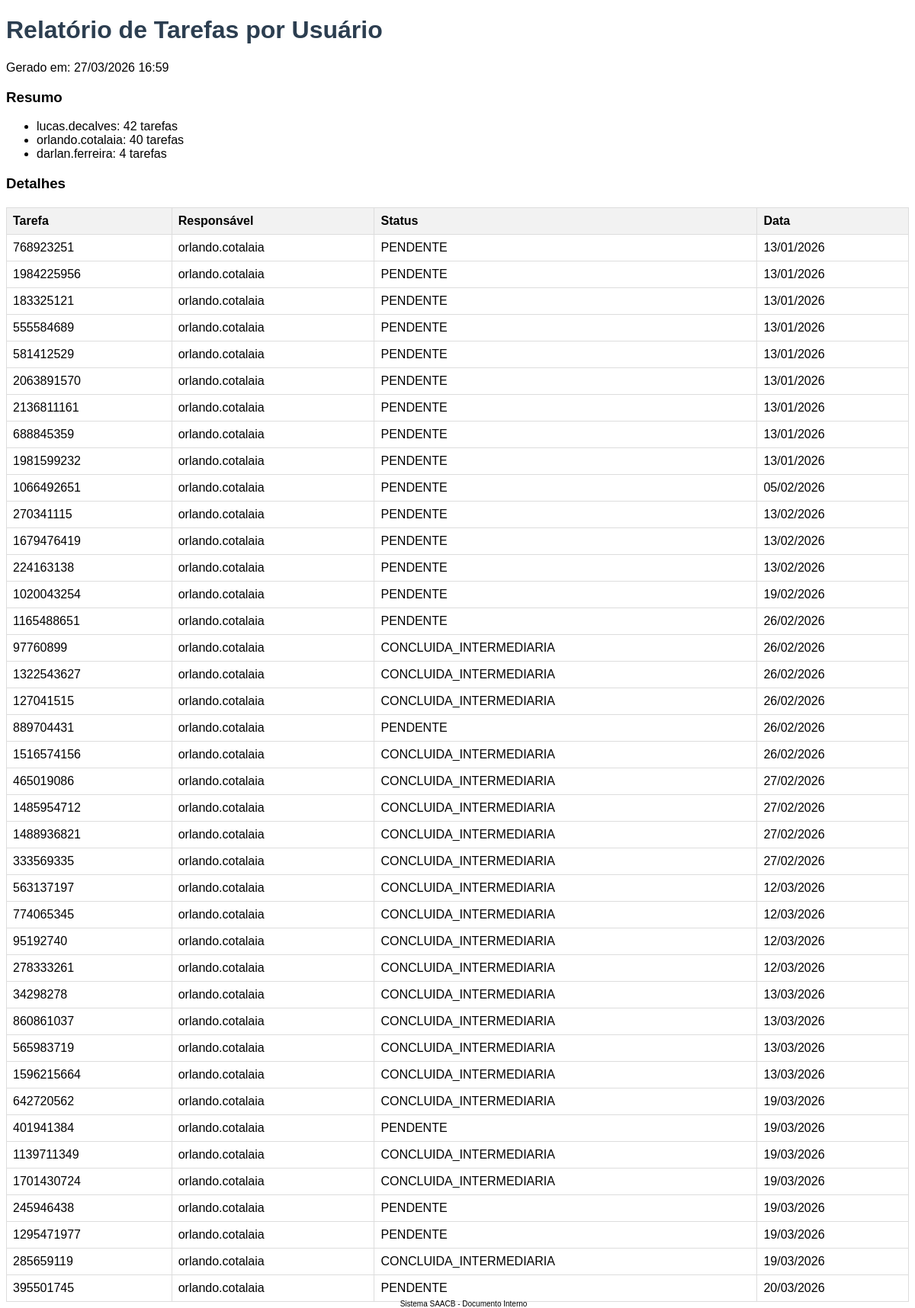
/tarefas/relatorios/por-usuario/ (signed in), run on the app's committed database.
### tarefas/models.py (models this page shows)
class tarefassamc(models.Model):
    nome_interessado = models.CharField('Nome', max_length=100, blank=True, null=True)
    CPF = models.CharField("CPF", max_length=20, blank=True, null=True)
    tarefa_n = models.CharField('Tarefa Principal', max_length=50, blank=True, null=True)
    tarefa_a = models.CharField('Tarefa Anterior', max_length=50, blank=True, null=True)
    sei_n = models.CharField('Número SEI', max_length=50, blank=True, null=True)
    procj = models.CharField('Número do Processo Judicial', max_length=50, blank=True, null=True)
    servico = models.CharField("Serviço", choices=(
        ('ANALISE', "ANALISE"),
        ('ANALISE cobranca', "ANALISE - Cobrança"),
        ('ANALISE exigencia', "ANALISE - Exigência"),
        ('ANALISE corregedoria', "ANALISE - Corregedoria"),
        ('ANALISE pendencia', "ANALISE - Pendência"),
        ('ANALISE Concluir', "ANALISE - Concluir"),
        ('ANALISE recurso', "ANALISE - Recurso"),
        ('ANALISE judicial', "ANALISE - Judicial"),
        ('CONCLUIDO', "CONCLUIDO"),
        ('CONCLUIDO pendente', "CONCLUIDO - pendente"),
        ('PA', "PA - Aguardando Processo"),
        ('PARECER SOCIAL', "PARECER SOCIAL - Aguardando Parecer Social"),
        ('PERICIA', "PERICIA - Aguardando Perícia Médica"),
        ('PROCURADORIA', "PROCURADORIA - Aguardando Procuradoria"),
    ),
        max_length=100, null=True
    )
    nome_tarefa = models.ForeignKey(tipo_servico, verbose_name="Fase da Análise", on_delete=models.CASCADE, blank=True, null=True)
    nome_serv = models.ForeignKey(nome_motiv, verbose_name="Motivo do Ressarcimento", on_delete=models.CASCADE, max_length=100, blank=True, null=True)
    der_tarefa = models.CharField("DER Tarefa", max_length=20, blank=True, null=True)
    data_def = models.CharField("Data da ciência - ofício defesa", max_length=20, blank=True, null=True)
    data_rec = models.CharField("Data da ciência - ofício recurso", max_length=20, blank=True, null=True)
    nb1 = models.CharField("Benefício 1", max_length=20, blank=True, null=True)
    nb2 = models.CharField("Benefício 2", max_length=20, blank=True, null=True)
    sit_ben = models.CharField("Situação do Benefício", max_length=100, blank=True, null=True)
    aps = models.CharField("APS Manutenção", max_length=100, blank = True, null = True)
    prazo = models.CharField("Prazo Defesa", choices=(
        ('30 dias', "30 dias"),
        ('60 dias', "60 dias"),
    ),
        max_length=100, blank=True, null=True
    )
    defesa_ap = models.CharField("Apresentou defesa?", choices=(
        ('sim', "Sim"),
        ('nao', "Não"),
    ),
        max_length=100, blank=True, null=True
    )
    categoria = models.CharField("Categoria da irregularidade", max_length=100, blank=True, null=True)
    tip_con = models.CharField("Tipo de Crédito Devido", choices=(
        ('Crédito', "Crédito"),
        ('Dano ao Erário', "Dano ao Erário"),
    ),
        max_length=100, blank=True, null=True
    )
    oficio1 = models.DateField("Ofício Defesa - ciência", max_length=20, blank=True, null=True)
    AR1 = models.CharField("Aviso de Recebimento e documentos - Qual o tipo do comprovante?",choices=(
        ('AR Digital', "AR Digital"),
        ('Edital', "Edital"),
        ('Atestado Pessoal', "Atestado Pessoal"),
        ('Acesso à tarefa eletrônica de cobrança administrativa', "Acesso à tarefa eletrônica de cobrança administrativa"),
    ),
         max_length=100, blank=True, null=True)
    oficio2 = models.DateField("Ofício Recurso - ciência", max_length=20, blank=True, null=True)
    AR2 = models.TextField("Aviso de Recebimento e documentos - Qual o tipo do comprovante?",choices=(
        ('AR Digital', "AR Digital"),
        ('Edital', "Edital"),
        ('Atestado Pessoal', "Atestado Pessoal"),
        ('Acesso à tarefa eletrônica de cobrança administrativa', "Acesso à tarefa eletrônica de cobrança administrativa"),
    ),
                           blank=True, null=True)
    Competencia = models.DateField("Competência", blank=True, null=True)
    data_irregular = models.DateField("Data de início da irregularidade", blank=True, null=True)
    Periodo_irregular = models.TextField("Periodo irregular", blank=True, null=True)
    valor = models.CharField("Valor do débito", max_length=20, blank = True, null = True)
    obs1 = models.TextField("Relatório - faça um breve resumo da defesa:", blank=True, null=True)
    es_conc = models.ForeignKey(conc_analise, verbose_name="Conclusão da Análise", on_delete=models.CASCADE, blank=True, null=True)
    obs2 = models.TextField("Direito e conclusão - vai aparecer antes da conclusão", blank=True, null=True)
    resp_credito = models.CharField("Quem é o responsável pelo crédito?", choices=(
        ('1', "Titular do benefício"),
        ('2', "Responsável Legal"),
    ),
        max_length=100, blank = True, null = True
        )
    responsavel = models.CharField("Responsável Legal", max_length=100, blank = True, null = True)
    CPF_R = models.CharField("CPF Responsável", max_length=20, blank=True, null=True)
    Conclusao = models.CharField("Conclusão", choices=(
        ('REGULAR', "REGULAR"),
        ('IRREGULAR Boa fé', "IRREGULAR - Boa fé"),
        ('IRREGULAR Má fé', "IRREGULAR - Má fé"),
        ('PARCIALMENTE IRREGULAR', "PARCIALMENTE IRREGULAR"),
    ),  max_length=100, blank=True, null=True)
    status = models.CharField("Status", choices=(
        ('PENDENTE', "PENDENTE"),
        ('PENDENTE', "PENDENTE - CORREÇÃO"),
        ('CONCLUIDA_INTERMEDIARIA', "CONCLUÍDA - INTERMEDIÁRIA"),
        ('CONCLUIDA_FINALIZADA', "CONCLUÍDA - FINALIZADA")
    ), max_length=100, blank=True, null=True)
    historico = models.TextField("Histórico(Fundamento da cobrança)", blank=True, null=True)
    env_serv = models.CharField("Envolvimento de Servidor? Informe Situação Atual", choices=(
        ('Servidor Ativo', "Servidor Ativo"),
        ('Servidor Inativo - demitido/aposentado', "Servidor Inativo - demitido/aposentado"),
        ('Pensionista', "Pensionista"),
        ('Não Envolvido', "Não Envolvido"),
    ), max_length=50, blank=True, null=True)
    servidor = models.CharField("Matrícula Servidor Responsável", max_length=100, blank = True, null = True)
    concluida_em = models.DateField(blank=True, null=True)
    atualizado_em = models.DateTimeField(auto_now=True)
    assigned_user = models.ForeignKey(User, verbose_name="Usuário Responsável", on_delete=models.SET_NULL, blank=True, null=True)
    valor_original_calculado = models.DecimalField(
        max_digits=12, decimal_places=2, null=True, blank=True,
        verbose_name="Valor Original Calculado"
    )
    valor_corrigido_calculado = models.DecimalField(
        max_digits=12, decimal_places=2, null=True, blank=True,
        verbose_name="Valor Corrigido Calculado"
    )
    valor_diferenca = models.DecimalField(
        max_digits=12, decimal_places=2, null=True, blank=True,
        verbose_name="Diferença Calculada"
    )
    detalhes_calculo = models.JSONField(
        null=True, blank=True,
        verbose_name="Detalhes do Cálculo"
    )
    relatorio_pdf = models.FileField(
        upload_to='relatorios_calculos/', null=True, blank=True,
        verbose_name="Relatório PDF"
    )
    calculado_em = models.DateTimeField(
        null=True, blank=True,
        verbose_name="Calculado em"
    )
    calculos_aprovados = models.BooleanField(
        default=False,
        verbose_name="Cálculos Aprovados (migrar para Valor)"
    )

### tarefas/views.py (the view)
# urls.py: path('relatorios/por-usuario/', RelatorioPorUsuarioView.as_view(), name='relatorio_usuario'),
@method_decorator(login_required, name='dispatch')
class RelatorioPorUsuarioView(View):
    def get(self, request, *args, **kwargs):
        dados = tarefassamc.objects.values('assigned_user__username')\
            .annotate(total=Count('id'))\
            .order_by('-total')
        detalhes = tarefassamc.objects.filter(assigned_user=request.user).order_by('atualizado_em')
        context = {
            'titulo': 'Relatório de Tarefas por Usuário',
            'dados_agrupados': dados,
            'tarefas': detalhes,
            'data_geracao': timezone.now()
        }
        return render_to_pdf(request, 'tarefas/relatorio_pdf.html', context)

### tarefas/utils.py (called while the page is built)
def render_to_pdf(request, template_src, context_dict=None):
    if context_dict is None:
        context_dict = {}
    try:
        template = get_template(template_src)
        html = template.render(context_dict)
        return HttpResponse(html, content_type='text/html; charset=utf-8')
    except Exception as e:
        error_html = f"<h1>Erro ao renderizar relatório</h1><p>{str(e)}</p>"
        return HttpResponse(error_html, content_type='text/html; charset=utf-8', status=500)

### tarefas/templates/tarefas/relatorio_pdf.html (shortened to what this page needs)
<!DOCTYPE html>
<html>
<head>
</head>
<body>
    <h1>{{ titulo }}</h1>
    <p>Gerado em: {{ data_geracao|date:"d/m/Y H:i" }}</p>
    {% if dados_agrupados %}
        <h3>Resumo</h3>
        <ul>
        {% for item in dados_agrupados %}
            <li>{{ item.assigned_user__username|default:"Sem usuário" }}: {{ item.total }} tarefas</li>
        {% endfor %}
        </ul>
    {% endif %}
    <h3>Detalhes</h3>
    <table>
        <thead>
            <tr>
                <th>Tarefa</th>
                <th>Responsável</th>
                <th>Status</th>
                <th>Data</th>
            </tr>
        </thead>
        <tbody>
            {% for tarefa in tarefas %}
            <tr>
                <td>{{ tarefa.tarefa_n }}</td>
                <td>{{ tarefa.assigned_user }}</td>
                <td>{{ tarefa.status }}</td>
                <td>{{ tarefa.atualizado_em|date:"d/m/Y" }}</td>
            </tr>
            {% endfor %}
        </tbody>
    </table>
    <div class="footer">Sistema SAACB - Documento Interno</div>
</body>
</html>

### tarefas/templates/tarefas/relatorio_pdf.html (style rules this page uses)
body { font-family: Helvetica, sans-serif; }
table { width: 100%; border-collapse: collapse; margin-top: 20px; }
th, td { border: 1px solid #ddd; padding: 8px; text-align: left; }
th { background-color: #f2f2f2; }
h1 { color: #2c3e50; }
.footer { position: fixed; bottom: 0; width: 100%; font-size: 10px; text-align: center; }

### data on the page
tarefassamc: tarefa_n "768923251", assigned_user "orlando.cotalaia", status "PENDENTE", atualizado_em "13/01/2026"
tarefassamc: tarefa_n "1984225956", assigned_user "orlando.cotalaia", status "PENDENTE", atualizado_em "13/01/2026"
tarefassamc: tarefa_n "183325121", assigned_user "orlando.cotalaia", status "PENDENTE", atualizado_em "13/01/2026"
tarefassamc: tarefa_n "555584689", assigned_user "orlando.cotalaia", status "PENDENTE", atualizado_em "13/01/2026"
tarefassamc: tarefa_n "581412529", assigned_user "orlando.cotalaia", status "PENDENTE", atualizado_em "13/01/2026"
tarefassamc: tarefa_n "2063891570", assigned_user "orlando.cotalaia", status "PENDENTE", atualizado_em "13/01/2026"
tarefassamc: tarefa_n "2136811161", assigned_user "orlando.cotalaia", status "PENDENTE", atualizado_em "13/01/2026"
tarefassamc: tarefa_n "688845359", assigned_user "orlando.cotalaia", status "PENDENTE", atualizado_em "13/01/2026"
tarefassamc: tarefa_n "1981599232", assigned_user "orlando.cotalaia", status "PENDENTE", atualizado_em "13/01/2026"
tarefassamc: tarefa_n "1066492651", assigned_user "orlando.cotalaia", status "PENDENTE", atualizado_em "05/02/2026"
tarefassamc: tarefa_n "270341115", assigned_user "orlando.cotalaia", status "PENDENTE", atualizado_em "13/02/2026"
tarefassamc: tarefa_n "1679476419", assigned_user "orlando.cotalaia", status "PENDENTE", atualizado_em "13/02/2026"
tarefassamc: tarefa_n "224163138", assigned_user "orlando.cotalaia", status "PENDENTE", atualizado_em "13/02/2026"
tarefassamc: tarefa_n "1020043254", assigned_user "orlando.cotalaia", status "PENDENTE", atualizado_em "19/02/2026"
tarefassamc: tarefa_n "1165488651", assigned_user "orlando.cotalaia", status "PENDENTE", atualizado_em "26/02/2026"
tarefassamc: tarefa_n "97760899", assigned_user "orlando.cotalaia", status "CONCLUIDA_INTERMEDIARIA", atualizado_em "26/02/2026"
tarefassamc: tarefa_n "1322543627", assigned_user "orlando.cotalaia", status "CONCLUIDA_INTERMEDIARIA", atualizado_em "26/02/2026"
tarefassamc: tarefa_n "127041515", assigned_user "orlando.cotalaia", status "CONCLUIDA_INTERMEDIARIA", atualizado_em "26/02/2026"
tarefassamc: tarefa_n "889704431", assigned_user "orlando.cotalaia", status "PENDENTE", atualizado_em "26/02/2026"
tarefassamc: tarefa_n "1516574156", assigned_user "orlando.cotalaia", status "CONCLUIDA_INTERMEDIARIA", atualizado_em "26/02/2026"
tarefassamc: tarefa_n "465019086", assigned_user "orlando.cotalaia", status "CONCLUIDA_INTERMEDIARIA", atualizado_em "27/02/2026"
tarefassamc: tarefa_n "1485954712", assigned_user "orlando.cotalaia", status "CONCLUIDA_INTERMEDIARIA", atualizado_em "27/02/2026"
tarefassamc: tarefa_n "1488936821", assigned_user "orlando.cotalaia", status "CONCLUIDA_INTERMEDIARIA", atualizado_em "27/02/2026"
tarefassamc: tarefa_n "333569335", assigned_user "orlando.cotalaia", status "CONCLUIDA_INTERMEDIARIA", atualizado_em "27/02/2026"
tarefassamc: tarefa_n "563137197", assigned_user "orlando.cotalaia", status "CONCLUIDA_INTERMEDIARIA", atualizado_em "12/03/2026"
tarefassamc: tarefa_n "774065345", assigned_user "orlando.cotalaia", status "CONCLUIDA_INTERMEDIARIA", atualizado_em "12/03/2026"
tarefassamc: tarefa_n "95192740", assigned_user "orlando.cotalaia", status "CONCLUIDA_INTERMEDIARIA", atualizado_em "12/03/2026"
tarefassamc: tarefa_n "278333261", assigned_user "orlando.cotalaia", status "CONCLUIDA_INTERMEDIARIA", atualizado_em "12/03/2026"
tarefassamc: tarefa_n "34298278", assigned_user "orlando.cotalaia", status "CONCLUIDA_INTERMEDIARIA", atualizado_em "13/03/2026"
tarefassamc: tarefa_n "860861037", assigned_user "orlando.cotalaia", status "CONCLUIDA_INTERMEDIARIA", atualizado_em "13/03/2026"
tarefassamc: tarefa_n "565983719", assigned_user "orlando.cotalaia", status "CONCLUIDA_INTERMEDIARIA", atualizado_em "13/03/2026"
tarefassamc: tarefa_n "1596215664", assigned_user "orlando.cotalaia", status "CONCLUIDA_INTERMEDIARIA", atualizado_em "13/03/2026"
tarefassamc: tarefa_n "642720562", assigned_user "orlando.cotalaia", status "CONCLUIDA_INTERMEDIARIA", atualizado_em "19/03/2026"
tarefassamc: tarefa_n "401941384", assigned_user "orlando.cotalaia", status "PENDENTE", atualizado_em "19/03/2026"
tarefassamc: tarefa_n "1139711349", assigned_user "orlando.cotalaia", status "CONCLUIDA_INTERMEDIARIA", atualizado_em "19/03/2026"
tarefassamc: tarefa_n "1701430724", assigned_user "orlando.cotalaia", status "CONCLUIDA_INTERMEDIARIA", atualizado_em "19/03/2026"
tarefassamc: tarefa_n "245946438", assigned_user "orlando.cotalaia", status "PENDENTE", atualizado_em "19/03/2026"
tarefassamc: tarefa_n "1295471977", assigned_user "orlando.cotalaia", status "PENDENTE", atualizado_em "19/03/2026"
tarefassamc: tarefa_n "285659119", assigned_user "orlando.cotalaia", status "CONCLUIDA_INTERMEDIARIA", atualizado_em "19/03/2026"
tarefassamc: tarefa_n "395501745", assigned_user "orlando.cotalaia", status "PENDENTE", atualizado_em "20/03/2026"

### other printed values
{{ titulo }} "Relatório de Tarefas por Usuário"
{{ item.assigned_user__username|default:"Sem usuário" }} "lucas.decalves" "orlando.cotalaia" "darlan.ferreira"
{{ item.total }} "42" "40" "4"
